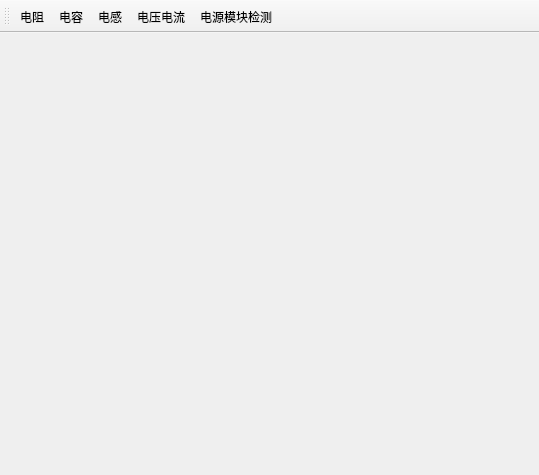
<?xml version="1.0" encoding="UTF-8"?>
<ui version="4.0">
 <class>MainWindow</class>
 <widget class="QMainWindow" name="MainWindow">
  <property name="geometry">
   <rect>
    <x>0</x>
    <y>0</y>
    <width>539</width>
    <height>475</height>
   </rect>
  </property>
  <property name="windowTitle">
   <string>测试</string>
  </property>
  <widget class="QWidget" name="centralwidget">
   <layout class="QVBoxLayout" name="verticalLayout">
    <item>
     <widget class="QStackedWidget" name="stackedWidget">
      <property name="currentIndex">
       <number>4</number>
      </property>
      <widget class="va" name="page_R"/>
      <widget class="c" name="page_C"/>
      <widget class="L" name="page_L"/>
      <widget class="R" name="page_VA"/>
      <widget class="DC" name="page"/>
     </widget>
    </item>
   </layout>
  </widget>
  <widget class="QToolBar" name="toolBar">
   <property name="windowTitle">
    <string>toolBar</string>
   </property>
   <attribute name="toolBarArea">
    <enum>TopToolBarArea</enum>
   </attribute>
   <attribute name="toolBarBreak">
    <bool>false</bool>
   </attribute>
   <addaction name="action_R"/>
   <addaction name="action_C"/>
   <addaction name="action_L"/>
   <addaction name="action_VA"/>
   <addaction name="action_DC"/>
  </widget>
  <action name="action_R">
   <property name="text">
    <string>电阻</string>
   </property>
   <property name="menuRole">
    <enum>QAction::MenuRole::NoRole</enum>
   </property>
  </action>
  <action name="action_C">
   <property name="text">
    <string>电容</string>
   </property>
   <property name="menuRole">
    <enum>QAction::MenuRole::NoRole</enum>
   </property>
  </action>
  <action name="action_L">
   <property name="text">
    <string>电感</string>
   </property>
   <property name="menuRole">
    <enum>QAction::MenuRole::NoRole</enum>
   </property>
  </action>
  <action name="action_VA">
   <property name="text">
    <string>电压电流</string>
   </property>
   <property name="menuRole">
    <enum>QAction::MenuRole::NoRole</enum>
   </property>
  </action>
  <action name="action_DC">
   <property name="text">
    <string>电源模块检测</string>
   </property>
   <property name="menuRole">
    <enum>QAction::MenuRole::NoRole</enum>
   </property>
  </action>
 </widget>
 <customwidgets>
  <customwidget>
   <class>R</class>
   <extends>QWidget</extends>
   <header location="global">r.h</header>
   <container>1</container>
  </customwidget>
  <customwidget>
   <class>va</class>
   <extends>QWidget</extends>
   <header location="global">va.h</header>
   <container>1</container>
  </customwidget>
  <customwidget>
   <class>c</class>
   <extends>QWidget</extends>
   <header location="global">c.h</header>
   <container>1</container>
  </customwidget>
  <customwidget>
   <class>L</class>
   <extends>QWidget</extends>
   <header location="global">l.h</header>
   <container>1</container>
  </customwidget>
  <customwidget>
   <class>DC</class>
   <extends>QWidget</extends>
   <header location="global">dc.h</header>
   <container>1</container>
  </customwidget>
 </customwidgets>
 <resources/>
 <connections/>
</ui>
